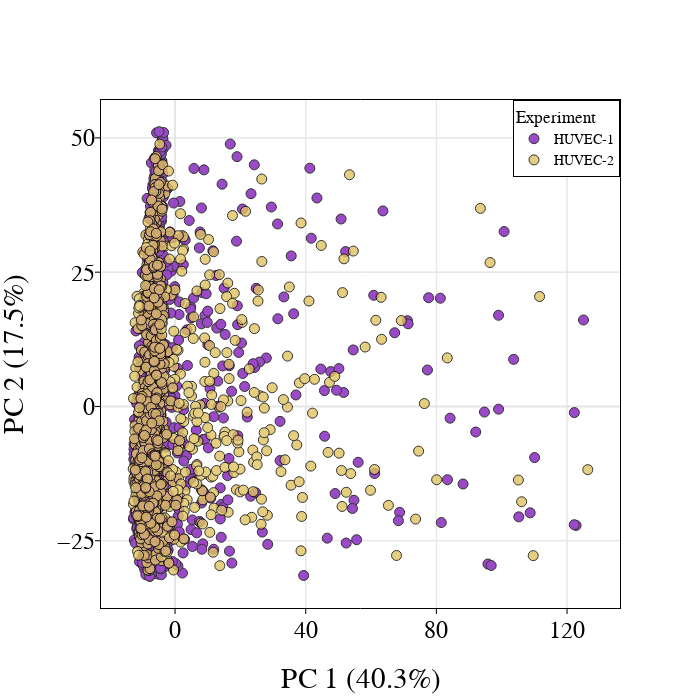

Notebook cell for this chart:
### Markdown cell above
## Embeddings by Experiment

### Code cell
color_map = {
    "HUVEC-1": "#811eba",
    "HUVEC-2": "#dfc261"
}
plot_pca_embeddings(
    binary_embeddings_combined,
    label_col="experiment",
    color_map=color_map,
    ticks={
        "xaxis": {
            "vals": [0, 40, 80, 120],
            "dtick": 40
        },
        "yaxis": {
            "vals": [-25, 0, 25, 50],
            "dtick": 25
        }
    },
    renderer="jupyterlab"
)

### Figure 1 — Plotly figure (JSON) as saved in the notebook; plotly's stock layout.template omitted (floating-point values rounded to 4 significant figures; data arrays with more than 128 entries replaced by an {"elided": "..."} marker saying what was removed)
{"data": [{"marker": {"color": "#811eba", "line": {"color": "black", "width": 1}, "size": 10}, "mode": "markers", "name": "HUVEC-1", "opacity": 0.8, "type": "scatter", "x": {"elided": "1266 float values"}, "y": {"elided": "1266 float values"}}, {"marker": {"color": "#dfc261", "line": {"color": "black", "width": 1}, "size": 10}, "mode": "markers", "name": "HUVEC-2", "opacity": 0.8, "type": "scatter", "x": {"elided": "1355 float values"}, "y": {"elided": "1355 float values"}}], "layout": {"font": {"color": "black", "family": "Arial, sans-serif", "size": 24}, "height": 700, "legend": {"bordercolor": "black", "borderwidth": 1, "font": {"color": "black", "family": "Arial, sans-serif", "size": 14}, "title": {"text": "Experiment"}, "x": 1, "xanchor": "right", "y": 1, "yanchor": "top"}, "plot_bgcolor": "white", "width": 700, "xaxis": {"autorange": true, "gridcolor": "#E6E6E6", "gridwidth": 1, "linecolor": "black", "linewidth": 1, "minor": {"dtick": 40, "gridcolor": "#E6E6E6", "gridwidth": 1, "tick0": 0, "tickcolor": "black", "ticklen": 5, "tickmode": "linear"}, "mirror": true, "range": [-22.69, 136.2], "showline": true, "showticklabels": true, "tickmode": "array", "tickvals": [0, 40, 80, 120], "title": {"standoff": 25, "text": "PC 1 (40.3%)"}, "type": "linear", "zerolinecolor": "#E6E6E6"}, "yaxis": {"autorange": true, "gridcolor": "#E6E6E6", "gridwidth": 1, "linecolor": "black", "linewidth": 1, "minor": {"dtick": 25, "gridcolor": "#E6E6E6", "gridwidth": 1, "tick0": 0, "tickcolor": "black", "ticklen": 5, "tickmode": "linear"}, "mirror": true, "range": [-37.52, 57.06], "showline": true, "showticklabels": true, "tickmode": "array", "tickvals": [-25, 0, 25, 50], "title": {"standoff": 25, "text": "PC 2 (17.5%)"}, "type": "linear", "zerolinecolor": "#E6E6E6"}}}
